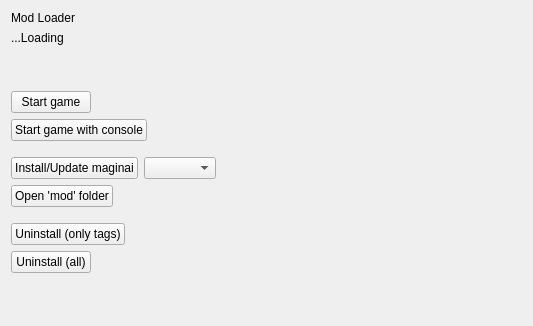
<?xml version="1.0" encoding="UTF-8"?>
<ui version="4.0">
 <class>MaginaiWidget</class>
 <widget class="QWidget" name="MaginaiWidget">
  <property name="geometry">
   <rect>
    <x>0</x>
    <y>0</y>
    <width>533</width>
    <height>326</height>
   </rect>
  </property>
  <property name="windowTitle">
   <string>Form</string>
  </property>
  <layout class="QVBoxLayout" name="verticalLayout">
   <item>
    <widget class="QLabel" name="label">
     <property name="text">
      <string>Mod Loader</string>
     </property>
    </widget>
   </item>
   <item>
    <layout class="QHBoxLayout" name="horizontalLayout_4">
     <item>
      <widget class="QLabel" name="txt_main">
       <property name="minimumSize">
        <size>
         <width>0</width>
         <height>0</height>
        </size>
       </property>
       <property name="text">
        <string>...Loading</string>
       </property>
       <property name="alignment">
        <set>Qt::AlignmentFlag::AlignLeading|Qt::AlignmentFlag::AlignLeft|Qt::AlignmentFlag::AlignTop</set>
       </property>
       <property name="wordWrap">
        <bool>true</bool>
       </property>
       <property name="openExternalLinks">
        <bool>true</bool>
       </property>
      </widget>
     </item>
    </layout>
   </item>
   <item>
    <widget class="QLabel" name="txt_error">
     <property name="minimumSize">
      <size>
       <width>0</width>
       <height>0</height>
      </size>
     </property>
     <property name="text">
      <string/>
     </property>
     <property name="alignment">
      <set>Qt::AlignmentFlag::AlignLeading|Qt::AlignmentFlag::AlignLeft|Qt::AlignmentFlag::AlignTop</set>
     </property>
     <property name="wordWrap">
      <bool>true</bool>
     </property>
     <property name="openExternalLinks">
      <bool>true</bool>
     </property>
    </widget>
   </item>
   <item>
    <spacer name="verticalSpacer_4">
     <property name="orientation">
      <enum>Qt::Orientation::Vertical</enum>
     </property>
     <property name="sizeType">
      <enum>QSizePolicy::Policy::Minimum</enum>
     </property>
     <property name="sizeHint" stdset="0">
      <size>
       <width>20</width>
       <height>20</height>
      </size>
     </property>
    </spacer>
   </item>
   <item>
    <layout class="QHBoxLayout" name="horizontalLayout_9">
     <item>
      <widget class="QPushButton" name="btn_start_game">
       <property name="text">
        <string>Start game</string>
       </property>
      </widget>
     </item>
     <item>
      <spacer name="horizontalSpacer_8">
       <property name="orientation">
        <enum>Qt::Orientation::Horizontal</enum>
       </property>
       <property name="sizeHint" stdset="0">
        <size>
         <width>40</width>
         <height>20</height>
        </size>
       </property>
      </spacer>
     </item>
    </layout>
   </item>
   <item>
    <layout class="QHBoxLayout" name="horizontalLayout_8">
     <item>
      <widget class="QPushButton" name="btn_start_game_with_console">
       <property name="text">
        <string>Start game with console</string>
       </property>
      </widget>
     </item>
     <item>
      <spacer name="horizontalSpacer_7">
       <property name="orientation">
        <enum>Qt::Orientation::Horizontal</enum>
       </property>
       <property name="sizeHint" stdset="0">
        <size>
         <width>40</width>
         <height>20</height>
        </size>
       </property>
      </spacer>
     </item>
    </layout>
   </item>
   <item>
    <spacer name="verticalSpacer_3">
     <property name="orientation">
      <enum>Qt::Orientation::Vertical</enum>
     </property>
     <property name="sizeType">
      <enum>QSizePolicy::Policy::Minimum</enum>
     </property>
     <property name="sizeHint" stdset="0">
      <size>
       <width>20</width>
       <height>10</height>
      </size>
     </property>
    </spacer>
   </item>
   <item>
    <layout class="QHBoxLayout" name="horizontalLayout_5">
     <item>
      <widget class="QPushButton" name="btn_install">
       <property name="text">
        <string>Install/Update maginai</string>
       </property>
      </widget>
     </item>
     <item>
      <widget class="QComboBox" name="cmb_tag"/>
     </item>
     <item>
      <spacer name="horizontalSpacer_4">
       <property name="orientation">
        <enum>Qt::Orientation::Horizontal</enum>
       </property>
       <property name="sizeHint" stdset="0">
        <size>
         <width>40</width>
         <height>20</height>
        </size>
       </property>
      </spacer>
     </item>
    </layout>
   </item>
   <item>
    <layout class="QHBoxLayout" name="horizontalLayout_10">
     <item>
      <widget class="QPushButton" name="btn_open_mod_folder">
       <property name="text">
        <string>Open 'mod' folder</string>
       </property>
      </widget>
     </item>
     <item>
      <spacer name="horizontalSpacer_9">
       <property name="orientation">
        <enum>Qt::Orientation::Horizontal</enum>
       </property>
       <property name="sizeHint" stdset="0">
        <size>
         <width>40</width>
         <height>20</height>
        </size>
       </property>
      </spacer>
     </item>
    </layout>
   </item>
   <item>
    <spacer name="verticalSpacer_2">
     <property name="orientation">
      <enum>Qt::Orientation::Vertical</enum>
     </property>
     <property name="sizeType">
      <enum>QSizePolicy::Policy::Minimum</enum>
     </property>
     <property name="sizeHint" stdset="0">
      <size>
       <width>20</width>
       <height>10</height>
      </size>
     </property>
    </spacer>
   </item>
   <item>
    <layout class="QHBoxLayout" name="horizontalLayout_6">
     <item>
      <widget class="QPushButton" name="btn_uninstall_only_tags">
       <property name="text">
        <string>Uninstall (only tags)</string>
       </property>
      </widget>
     </item>
     <item>
      <spacer name="horizontalSpacer_5">
       <property name="orientation">
        <enum>Qt::Orientation::Horizontal</enum>
       </property>
       <property name="sizeHint" stdset="0">
        <size>
         <width>40</width>
         <height>20</height>
        </size>
       </property>
      </spacer>
     </item>
    </layout>
   </item>
   <item>
    <layout class="QHBoxLayout" name="horizontalLayout_7">
     <item>
      <widget class="QPushButton" name="btn_uninstall_all">
       <property name="text">
        <string>Uninstall (all)</string>
       </property>
      </widget>
     </item>
     <item>
      <spacer name="horizontalSpacer_6">
       <property name="orientation">
        <enum>Qt::Orientation::Horizontal</enum>
       </property>
       <property name="sizeHint" stdset="0">
        <size>
         <width>40</width>
         <height>20</height>
        </size>
       </property>
      </spacer>
     </item>
    </layout>
   </item>
   <item>
    <spacer name="verticalSpacer">
     <property name="orientation">
      <enum>Qt::Orientation::Vertical</enum>
     </property>
     <property name="sizeHint" stdset="0">
      <size>
       <width>20</width>
       <height>40</height>
      </size>
     </property>
    </spacer>
   </item>
  </layout>
 </widget>
 <resources/>
 <connections/>
</ui>
